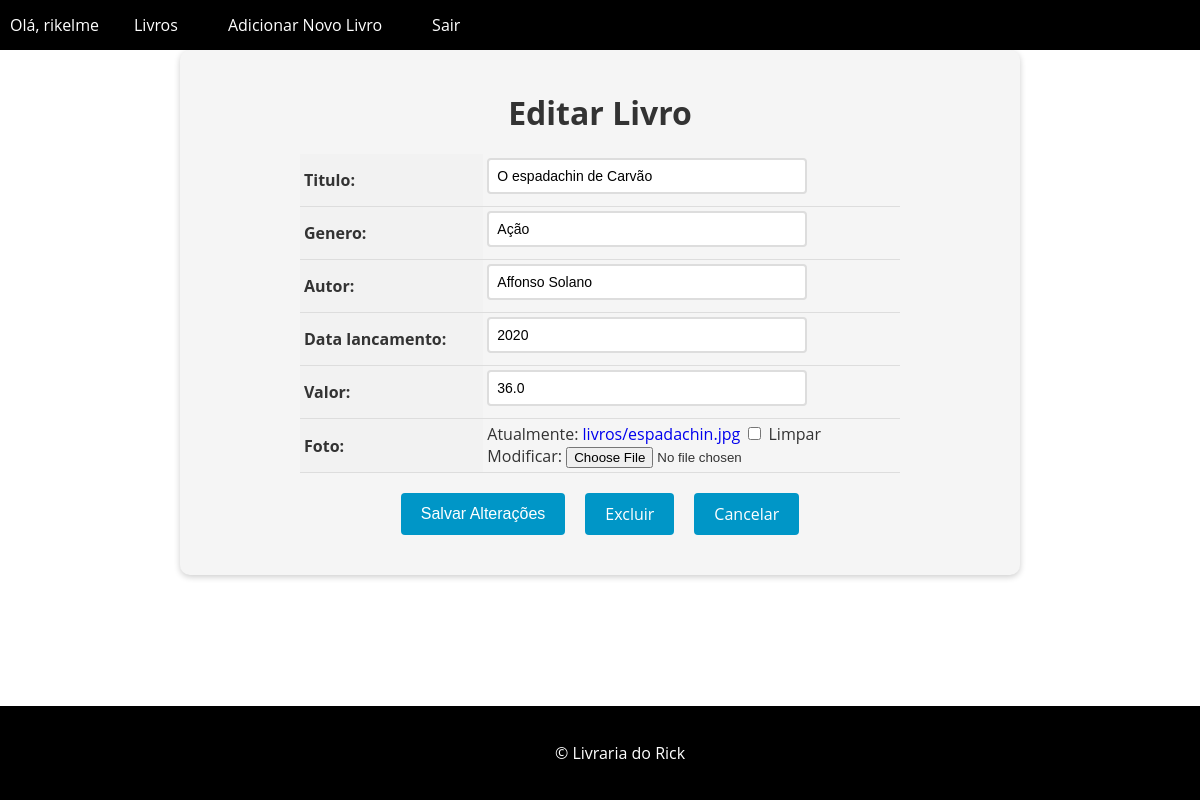
/livros/3/update/ (signed in), run on the app's committed database.
### livros/models.py (models this page shows, shortened)
class Livro(models.Model):
    id = models.AutoField(primary_key=True)
    titulo = models.CharField(max_length=200)
    genero = models.CharField(max_length=200)
    autor = models.CharField(max_length=200)
    data_lancamento = models.IntegerField(blank=True,null=True)
    valor = models.FloatField(blank=True,null=True)
    foto = models.ImageField(upload_to='livros/',blank=True,null=True)

### livros/views.py (the view, shortened to what this page needs)
# urls.py: path('livros/<int:pk>/update/', LivroUpdateView.as_view(), name='livros_update'),
@method_decorator(login_required(login_url='login'), name='dispatch')
class LivroUpdateView(UpdateView):
    model = Livro
    form_class = LivroModelForm
    template_name = 'livro_update.html'

### livros/forms.py
class LivroModelForm(forms.ModelForm):
    class Meta:
        model = Livro
        fields = '__all__'

### livros/templates/livro_update.html (shortened to what this page needs)
{% extends "base.html" %} {% block content %}
<form method="post" enctype="multipart/form-data">
  <h1>Editar Livro</h1>
  <table>
    {{ form.as_table }}
  </table>
  <div>
    <div class="buttons-container">
      <input type="submit" value="Salvar Alterações" class="btn btn-primary" />
      <a href='{% url 'livros_delete' pk=object.pk %}' class='btn btn-primary'>
      Excluir <a />
      <a href="{% url 'livro_list' %}" class="btn btn-secondary">Cancelar</a>
    </div>
  </div>
</form>
{% endblock %}

### app/templates/base.html (shortened to what this page needs)
<!DOCTYPE html>
<html lang="en">
  <head>
  </head>
  <body>
    <header>
      <nav>
        <ul>
          {% if user.is_authenticated %}
          <li>Olá, {{user.username}}</li>
          <li><a href="{% url 'livro_list' %}">Livros</a></li>
          <li><a href="{% url 'novo_livro' %}">Adicionar Novo Livro</a></li>
          {% endif%}  {% if user.is_authenticated %}
          <li><a href="{% url 'logout' %}">Sair</a></li>
          {% endif%}
        </ul>
      </nav>
    </header>
    <main>{% block content %} {% endblock %}</main>
    <footer>
      <p style="color: white">&copy; Livraria do Rick</p>
    </footer>
  </body>
</html>

### app/templates/base.html (style rules this page uses)
body { font-family: "Open Sans", sans-serif; background-image: url("https://casacor.abril.com.br/wp-content/uploads/sites/7/2020/10/livraria-china-01.jpg?quality=80&strip=info&w=1024"); background-size: cover; background-repeat: no-repeat; background-attachment: fixed; color: #333; margin: 0; padding: 0; }
header { background-color: #0096c7; color: #fff; text-align: center; }
footer { background-color: Black; color: #333; padding: 20px; text-align: center; position: fixed; bottom: 0; width: 100%; }
nav { background-color: Black; color: #fff; height: 50px; display: flex; justify-content: space-between; align-items: center; }
nav ul { list-style: none; margin: 0; padding: 0; display: flex; }
nav ul li { margin: 0 10px; }
nav ul li a { color: #fff; text-decoration: none; font-size: 16px; padding: 15px; transition: all 0.3s ease; }

### livros/templates/livro_update.html (style rules this page uses)
form { max-width: 800px; margin: 0 auto; padding: 20px; background-color: #f5f5f5; border-radius: 10px; box-shadow: 0 2px 6px rgba(0, 0, 0, 0.2); }
form h1 { font-size: 2rem; margin-bottom: 20px; text-align: center; }
table { margin: 0 auto; border-collapse: collapse; width: 100%; max-width: 600px; }
th, td { padding: 4px; text-align: left; border-bottom: 1px solid #ddd; }
th { background-color: #f2f2f2; }
input[type="text"], input[type="number"], select, textarea { padding: 8px; font-size: 14px; border: 2px solid #ddd; border-radius: 4px; width: 100%; max-width: 300px; margin-bottom: 8px; transition: border-bottom-color 0.3s ease-in-out; }
.btn { background-color: #0096c7; color: #fff; border: none; padding: 10px 20px; font-size: 16px; border-radius: 4px; cursor: pointer; transition: background-color 0.3s ease-in-out; }
.buttons-container { display: flex; justify-content: center; margin-top: 20px; margin-bottom: 20px; }
.btn { display: inline-block; background-color: #0096c7; color: #fff; border: none; padding: 10px 20px; font-size: 16px; border-radius: 4px; cursor: pointer; transition: background-color 0.3s ease-in-out; margin: 0 10px; }
a { text-decoration: none !important; }

### data on the page
Livro: titulo "O espadachin de Carvão", genero "Ação", autor "Affonso Solano", data_lancamento "2020", valor "36.0"

### other printed values
{{ user.username }} "rikelme"
